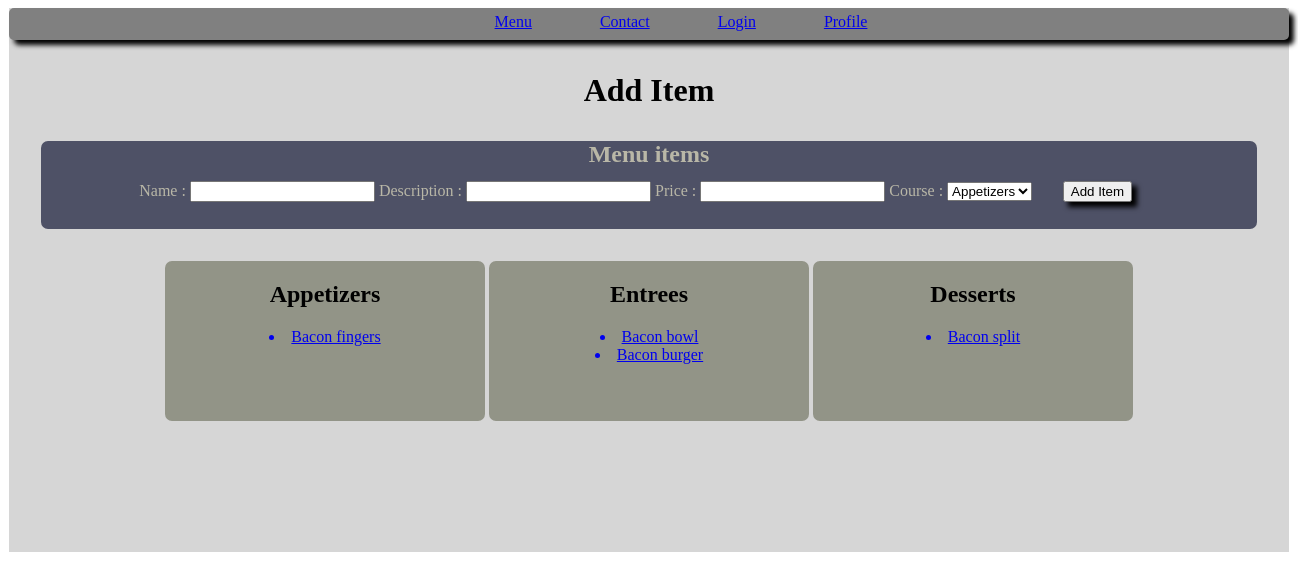
Page /add_food on the committed database.
### group_app/models.py (models this page shows)
class Item(models.Model):
    course = models.CharField(max_length=45)
    name = models.CharField(max_length=50)
    desc = models.TextField(max_length=100)
    price = models.FloatField()
    made_by = models.ManyToManyField(User, related_name="made_items")
    created_at = models.DateTimeField(auto_now_add=True)
    updated_at = models.DateTimeField(auto_now=True)
    objects = ItemManager()

### group_app/views.py (the view)
# urls.py: path('add_food',views.add_food),
def add_food(request):
    items=Item.objects.all()
    context={
        "items":items,
    }
    return render(request,'add_food.html',context)

### group_app/templates/add_food.html (shortened to what this page needs)
<!DOCTYPE html>
<html lang="en">
<head>
    {%load static%}
    <link rel="stylesheet" href="{% static 'css/profile.css'%}?{% now 'U' %}">
</head>
<body>
    <div class= container>
        <div class='header-bar'>
            <div class='bar-item'> <a href="menu">Menu</a></div>
            <div class='bar-item'> <a href="contact">Contact</a></div>
            <div class='bar-item'> <a href="login">Login</a></div>
            <div class='bar-item'> <a href="profile">Profile</a></div>
        </div>
        <h1>Add Item </h1>
        <div class=food-form>
        <form action="handle_add_food" class = 'add-form' method='post'>
            <h2 class='add-header' >Menu items </h2>
            <label for="name">Name :</label>
            <input type="text" name="name" id="name">
            <label for="desc">Description :</label>
            <input type="text" name="desc" id="desc">
            <label for="price">Price :</label>
            <input type="number" name="price" id="price">
            <label for="course">Course :</label>
            <select name="course" id="course">
                <option value="Appetizers">Appetizers</option>
            </select>
            <button type="submit">Add Item </button>
        </form>
    </div>
    <div class=food-box>
        <div class='food'>
            <h2>Appetizers</h2>
            {%for item in items%}
            {%if item.course == 'Appetizers' %}
            <a href='edit_item/{{item.id}}'><li>{{item.name}}</li></a>
            {%endif%}
            {%endfor%}
        </div>
        <div class='food'>
            <h2>Entrees</h2>
            {%for item in items%}
            {%if item.course == 'Entrees' %}
            <a href='edit_item/{{item.id}}'><li>{{item.name}}</li></a>
            {%endif%}
            {%endfor%}
        </div>
        <div class='food'>
            <h2>Desserts</h2>
            {%for item in items%}
            {%if item.course == 'Desserts' %}
            <a href='edit_item/{{item.id}}'><li>{{item.name}}</li></a>
            {%endif%}
            {%endfor%}
        </div>
    </div>
</div>
</body>
</html>

### group_app/static/css/profile.css (style rules this page uses)
.header-bar { text-align: center; margin: auto; width: 80em; height: 2em; background-color: gray; box-shadow: 5px 5px 5px; border-radius: 5px; }
.bar-item a { background-color: gray; }
.bar-item { text-align: center; margin-top:.33em; margin-left: 4em; display: inline-block; }
.container { display: contain; background-color: rgb(214, 214, 214); margin: auto; height: 34em; width: 80em; }
h1 { margin: auto; margin: 1em; text-align: center; }
button { box-shadow: 5px 5px 5px; margin: 1em 2em 2em 2em; }
.add-header { text-align: center; margin: auto; }
.add-form { border-radius: 7px 7px 7px 7px; color: #B9B7A7; margin: 2em; background-color: #4E5166; display: block; text-align: center; }
.food { border-radius: 7px 7px 7px 7px; margin: auto; text-align: center; display: inline-block; height: 10em; width: 20em; overflow: scroll; background-color: #929487; }
.food-box { text-align: center; }

### rows in the picture
Item: name "Bacon fingers"
Item: name "Bacon bowl"
Item: name "Bacon burger"
Item: name "Bacon split"
